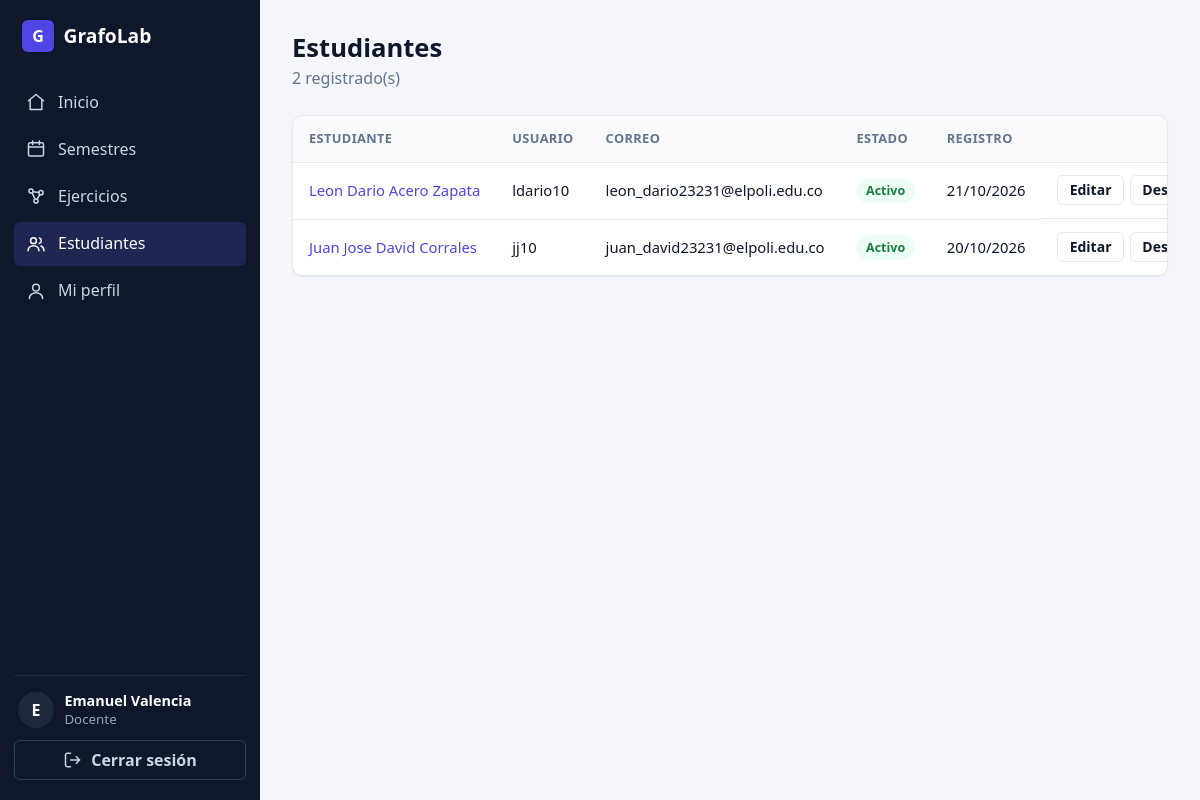
Page /users/students/ (signed in) on the committed database.
### apps/users/models.py (models this page shows, shortened)
class User(AbstractUser):
    class Role(models.TextChoices):
        ADMIN = "admin", "Administrador (docente)"
        STUDENT = "student", "Estudiante"
    role = models.CharField(max_length=10, choices=Role.choices, default=Role.STUDENT, db_column='id_role')
    @property
    def is_teacher(self):
        return self.role == self.Role.ADMIN

### apps/users/views.py (the view)
# urls.py: path("students/", views.StudentListView.as_view(), name="student_list"),
class StudentListView(StudentQuerysetMixin, ListView):
    template_name = "users/student_list.html"
    context_object_name = "students"
    paginate_by = 10

### apps/users/mixins.py (called while the page is built)
    def test_func(self):
        return self.request.user.is_teacher

### apps/users/views.py (called while the page is built)
    def get_queryset(self):
        return (User.objects.filter(role=User.Role.STUDENT).order_by("last_name", "first_name", "username"))

### apps/users/templates/users/student_list.html (shortened to what this page needs)
{% extends 'base.html' %}
{% block content %}
<div class="page-header">
  <div>
    <h1 class="page-title">Estudiantes</h1>
    <p class="page-subtitle">{{ page_obj.paginator.count }} registrado(s)</p>
  </div>
</div>
<div class="table-wrap">
  <table class="table">
    <thead>
      <tr>
        <th>Estudiante</th>
        <th>Usuario</th>
        <th>Correo</th>
        <th>Estado</th>
        <th>Registro</th>
        <th></th>
      </tr>
    </thead>
    <tbody>
      {% for student in students %}
        <tr data-student>
          <td>
            <a href="{% url 'users:student_detail' student.pk %}">
              {{ student.get_full_name|default:student.username }}
            </a>
          </td>
          <td>{{ student.username }}</td>
          <td>{{ student.email|default:"—" }}</td>
          <td>
            <span data-status-badge
                  class="badge {% if student.is_active %}badge-success{% else %}badge-danger{% endif %}">
              {% if student.is_active %}Activo{% else %}Inactivo{% endif %}
            </span>
          </td>
          <td>{{ student.date_joined|date:"d/m/Y" }}</td>
          <td class="actions">
            <a href="{% url 'users:student_update' student.pk %}" class="btn btn-secondary btn-sm">Editar</a>
            <button type="button" class="btn btn-secondary btn-sm"
                    data-toggle-active
                    data-url="{% url 'users:student_toggle' student.pk %}"
                    data-active="{% if student.is_active %}true{% else %}false{% endif %}"
                    data-confirm="¿Desactivar la cuenta de {{ student.get_full_name|default:student.username }}? No podrá iniciar sesión.">
              {% if student.is_active %}Desactivar{% else %}Activar{% endif %}
            </button>
          </td>
        </tr>
      {% empty %}
        <tr>
          <td colspan="6" class="empty-state">
            Todavía no hay estudiantes. Se registran desde la pantalla de registro.
          </td>
        </tr>
      {% endfor %}
    </tbody>
  </table>
</div>
{% endblock %}

### templates/partials/sidebar.html (shortened to what this page needs)
{% with ns=request.resolver_match.namespace|default:'' name=request.resolver_match.url_name|default:'' %}
<aside class="sidebar" id="sidebar" aria-label="Navegación principal">
  <a class="sidebar-brand" href="{% url 'core:dashboard' %}">
    <span class="brand-mark">G</span>
    <span>GrafoLab</span>
  </a>
  <nav class="sidebar-nav">
    <a href="{% url 'core:dashboard' %}"
       class="nav-link{% if ns == 'core' and name == 'dashboard' %} active{% endif %}">
      <svg class="icon" viewBox="0 0 24 24" aria-hidden="true"><path d="M3 10.5 12 3l9 7.5"/><path d="M5 9.5V21h14V9.5"/></svg>
      Inicio
    </a>
    {% if user.is_teacher %}
      <a href="{% url 'core:semester_list' %}"
         class="nav-link{% if ns == 'core' and 'semester' in name %} active{% endif %}">
        <svg class="icon" viewBox="0 0 24 24" aria-hidden="true"><rect x="3" y="4.5" width="18" height="16" rx="2"/><path d="M3 9.5h18M8 2.5v4M16 2.5v4"/></svg>
        Semestres
      </a>
      <a href="{% url 'modules:manage_list' %}"
         class="nav-link{% if ns == 'modules' and 'manage' in name %} active{% endif %}">
        <svg class="icon" viewBox="0 0 24 24" aria-hidden="true"><circle cx="6" cy="6" r="2.5"/><circle cx="18" cy="8" r="2.5"/><circle cx="12" cy="18" r="2.5"/><path d="M8.2 7l7.6.7M7.4 8.2l3.4 7.6M16.7 10.2l-3.6 5.9"/></svg>
        Ejercicios
      </a>
      <a href="{% url 'users:student_list' %}"
         class="nav-link{% if ns == 'users' and 'student' in name %} active{% endif %}">
        <svg class="icon" viewBox="0 0 24 24" aria-hidden="true"><circle cx="9" cy="8" r="3.5"/><path d="M2.5 20c0-3.6 2.9-6 6.5-6s6.5 2.4 6.5 6"/><path d="M16 4.7a3.5 3.5 0 0 1 0 6.6M18 14.3c2.2.7 3.5 2.6 3.5 5.7"/></svg>
        Estudiantes
      </a>
    {% endif %}
    <a href="{% url 'users:profile' %}"
       class="nav-link{% if ns == 'users' and 'profile' in name %} active{% endif %}">
      <svg class="icon" viewBox="0 0 24 24" aria-hidden="true"><circle cx="12" cy="8" r="4"/><path d="M4 21c0-4 3.6-7 8-7s8 3 8 7"/></svg>
      Mi perfil
    </a>
  </nav>
  <div class="sidebar-footer">
    <div class="user-box">
      <span class="avatar">{{ user.username|first|upper }}</span>
      <div class="user-info">
        <strong>{{ user.get_full_name|default:user.username }}</strong>
        <small>{% if user.is_teacher %}Docente{% else %}Estudiante{% endif %}</small>
      </div>
    </div>
    <form method="post" action="{% url 'users:signout' %}">
      <button type="submit" class="btn btn-ghost btn-block">
        <svg class="icon" viewBox="0 0 24 24" aria-hidden="true"><path d="M9 4H5a2 2 0 0 0-2 2v12a2 2 0 0 0 2 2h4M16 8l4 4-4 4M20 12H9"/></svg>
        Cerrar sesión
      </button>
    </form>
  </div>
</aside>
{% endwith %}

### rows in the picture
User: username|first "E", get_full_name "Emanuel Valencia"
User: get_full_name "Leon Dario Acero Zapata", username "ldario10", email "leon_dario23231@elpoli.edu.co", is_active "Activo", date_joined "21/10/2026"
User: get_full_name "Juan Jose David Corrales", username "jj10", email "juan_david23231@elpoli.edu.co", is_active "Activo", date_joined "20/10/2026"

### other values in the picture
{{ page_obj.paginator.count }} "2"
